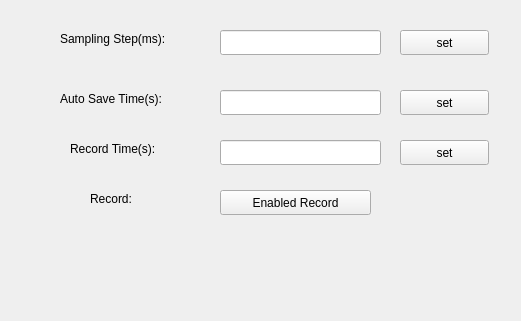
<?xml version="1.0" encoding="UTF-8"?>
<ui version="4.0">
 <class>data_server_record</class>
 <widget class="QWidget" name="data_serve_record">
  <property name="geometry">
   <rect>
    <x>0</x>
    <y>0</y>
    <width>521</width>
    <height>321</height>
   </rect>
  </property>
  <property name="windowTitle">
   <string>Form</string>
  </property>
  <widget class="QLabel" name="label">
   <property name="geometry">
    <rect>
     <x>60</x>
     <y>30</y>
     <width>141</width>
     <height>17</height>
    </rect>
   </property>
   <property name="text">
    <string>Sampling Step(ms):</string>
   </property>
  </widget>
  <widget class="QLabel" name="label_2">
   <property name="geometry">
    <rect>
     <x>60</x>
     <y>90</y>
     <width>131</width>
     <height>17</height>
    </rect>
   </property>
   <property name="text">
    <string>Auto Save Time(s):</string>
   </property>
  </widget>
  <widget class="QLabel" name="label_3">
   <property name="geometry">
    <rect>
     <x>70</x>
     <y>140</y>
     <width>121</width>
     <height>17</height>
    </rect>
   </property>
   <property name="text">
    <string>Record Time(s):</string>
   </property>
  </widget>
  <widget class="QLineEdit" name="lineEdit">
   <property name="geometry">
    <rect>
     <x>220</x>
     <y>30</y>
     <width>161</width>
     <height>25</height>
    </rect>
   </property>
  </widget>
  <widget class="QLineEdit" name="lineEdit_2">
   <property name="geometry">
    <rect>
     <x>220</x>
     <y>90</y>
     <width>161</width>
     <height>25</height>
    </rect>
   </property>
  </widget>
  <widget class="QLineEdit" name="lineEdit_3">
   <property name="geometry">
    <rect>
     <x>220</x>
     <y>140</y>
     <width>161</width>
     <height>25</height>
    </rect>
   </property>
  </widget>
  <widget class="QPushButton" name="pushButton">
   <property name="geometry">
    <rect>
     <x>400</x>
     <y>30</y>
     <width>89</width>
     <height>25</height>
    </rect>
   </property>
   <property name="text">
    <string>set</string>
   </property>
  </widget>
  <widget class="QPushButton" name="pushButton_2">
   <property name="geometry">
    <rect>
     <x>400</x>
     <y>90</y>
     <width>89</width>
     <height>25</height>
    </rect>
   </property>
   <property name="text">
    <string>set</string>
   </property>
  </widget>
  <widget class="QPushButton" name="pushButton_3">
   <property name="geometry">
    <rect>
     <x>400</x>
     <y>140</y>
     <width>89</width>
     <height>25</height>
    </rect>
   </property>
   <property name="text">
    <string>set</string>
   </property>
  </widget>
  <widget class="QPushButton" name="pushButton_4">
   <property name="geometry">
    <rect>
     <x>220</x>
     <y>190</y>
     <width>151</width>
     <height>25</height>
    </rect>
   </property>
   <property name="text">
    <string>Enabled Record</string>
   </property>
  </widget>
  <widget class="QLabel" name="label_4">
   <property name="geometry">
    <rect>
     <x>90</x>
     <y>190</y>
     <width>67</width>
     <height>17</height>
    </rect>
   </property>
   <property name="text">
    <string>Record:</string>
   </property>
  </widget>
 </widget>
 <resources/>
 <connections/>
</ui>
